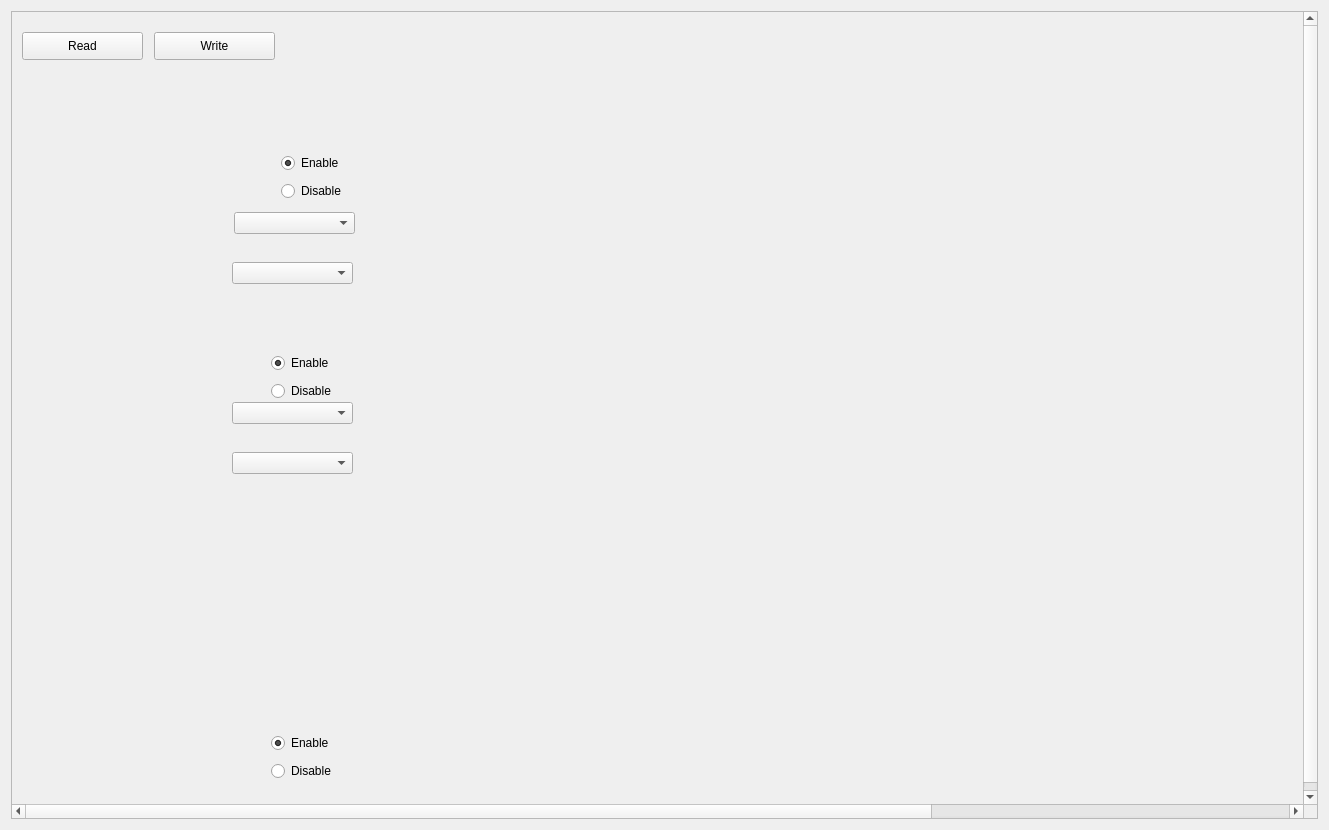
<?xml version="1.0" encoding="UTF-8"?>
<ui version="4.0">
 <class>Form</class>
 <widget class="QWidget" name="Form">
  <property name="geometry">
   <rect>
    <x>0</x>
    <y>0</y>
    <width>1329</width>
    <height>830</height>
   </rect>
  </property>
  <property name="windowTitle">
   <string>Form</string>
  </property>
  <layout class="QVBoxLayout" name="verticalLayout">
   <item>
    <widget class="QScrollArea" name="scrollArea">
     <property name="widgetResizable">
      <bool>false</bool>
     </property>
     <widget class="QWidget" name="widget_1">
      <property name="geometry">
       <rect>
        <x>0</x>
        <y>0</y>
        <width>1800</width>
        <height>800</height>
       </rect>
      </property>
      <property name="minimumSize">
       <size>
        <width>1800</width>
        <height>800</height>
       </size>
      </property>
      <property name="styleSheet">
       <string notr="true">#widget_1{
background-image: url(:/images/images/gate_drive_tab.png);
background-repeat: no-repeat;
background-position: top left;
background-attachment: fixed; /* prevents stretching */
}</string>
      </property>
      <widget class="QPushButton" name="pushButton">
       <property name="geometry">
        <rect>
         <x>10</x>
         <y>20</y>
         <width>121</width>
         <height>28</height>
        </rect>
       </property>
       <property name="text">
        <string>Read</string>
       </property>
      </widget>
      <widget class="QPushButton" name="pushButton_2">
       <property name="geometry">
        <rect>
         <x>142</x>
         <y>20</y>
         <width>121</width>
         <height>28</height>
        </rect>
       </property>
       <property name="text">
        <string>Write</string>
       </property>
      </widget>
      <widget class="QGroupBox" name="groupBox">
       <property name="geometry">
        <rect>
         <x>260</x>
         <y>130</y>
         <width>91</width>
         <height>71</height>
        </rect>
       </property>
       <property name="autoFillBackground">
        <bool>false</bool>
       </property>
       <property name="styleSheet">
        <string notr="true">QGroupBox {
    border: none;
    margin: 0px;           /* optional: remove extra spacing */
    padding: 0px;
}</string>
       </property>
       <property name="title">
        <string/>
       </property>
       <layout class="QVBoxLayout" name="verticalLayout_2">
        <item>
         <widget class="QRadioButton" name="LTOV_radio_enable">
          <property name="text">
           <string>Enable</string>
          </property>
          <property name="checked">
           <bool>true</bool>
          </property>
         </widget>
        </item>
        <item>
         <widget class="QRadioButton" name="LTOV_radio_disable">
          <property name="text">
           <string>Disable</string>
          </property>
         </widget>
        </item>
       </layout>
      </widget>
      <widget class="QGroupBox" name="groupBox_2">
       <property name="geometry">
        <rect>
         <x>250</x>
         <y>330</y>
         <width>91</width>
         <height>71</height>
        </rect>
       </property>
       <property name="autoFillBackground">
        <bool>false</bool>
       </property>
       <property name="styleSheet">
        <string notr="true">QGroupBox {
    border: none;
    margin: 0px;           /* optional: remove extra spacing */
    padding: 0px;
}</string>
       </property>
       <property name="title">
        <string/>
       </property>
       <layout class="QVBoxLayout" name="verticalLayout_3">
        <item>
         <widget class="QRadioButton" name="LTOV_radio_enable_2">
          <property name="text">
           <string>Enable</string>
          </property>
          <property name="checked">
           <bool>true</bool>
          </property>
         </widget>
        </item>
        <item>
         <widget class="QRadioButton" name="LTOV_radio_disable_2">
          <property name="text">
           <string>Disable</string>
          </property>
         </widget>
        </item>
       </layout>
      </widget>
      <widget class="QGroupBox" name="groupBox_3">
       <property name="geometry">
        <rect>
         <x>250</x>
         <y>710</y>
         <width>91</width>
         <height>71</height>
        </rect>
       </property>
       <property name="autoFillBackground">
        <bool>false</bool>
       </property>
       <property name="styleSheet">
        <string notr="true">QGroupBox {
    border: none;
    margin: 0px;           /* optional: remove extra spacing */
    padding: 0px;
}</string>
       </property>
       <property name="title">
        <string/>
       </property>
       <layout class="QVBoxLayout" name="verticalLayout_4">
        <item>
         <widget class="QRadioButton" name="LTOV_radio_enable_3">
          <property name="text">
           <string>Enable</string>
          </property>
          <property name="checked">
           <bool>true</bool>
          </property>
         </widget>
        </item>
        <item>
         <widget class="QRadioButton" name="LTOV_radio_disable_3">
          <property name="text">
           <string>Disable</string>
          </property>
         </widget>
        </item>
       </layout>
      </widget>
      <widget class="QComboBox" name="comboBox">
       <property name="geometry">
        <rect>
         <x>222</x>
         <y>200</y>
         <width>121</width>
         <height>22</height>
        </rect>
       </property>
      </widget>
      <widget class="QComboBox" name="comboBox_2">
       <property name="geometry">
        <rect>
         <x>220</x>
         <y>250</y>
         <width>121</width>
         <height>22</height>
        </rect>
       </property>
      </widget>
      <widget class="QComboBox" name="comboBox_3">
       <property name="geometry">
        <rect>
         <x>220</x>
         <y>390</y>
         <width>121</width>
         <height>22</height>
        </rect>
       </property>
      </widget>
      <widget class="QComboBox" name="comboBox_4">
       <property name="geometry">
        <rect>
         <x>220</x>
         <y>440</y>
         <width>121</width>
         <height>22</height>
        </rect>
       </property>
      </widget>
     </widget>
    </widget>
   </item>
  </layout>
 </widget>
 <resources>
  <include location="background_images.qrc"/>
 </resources>
 <connections/>
</ui>
